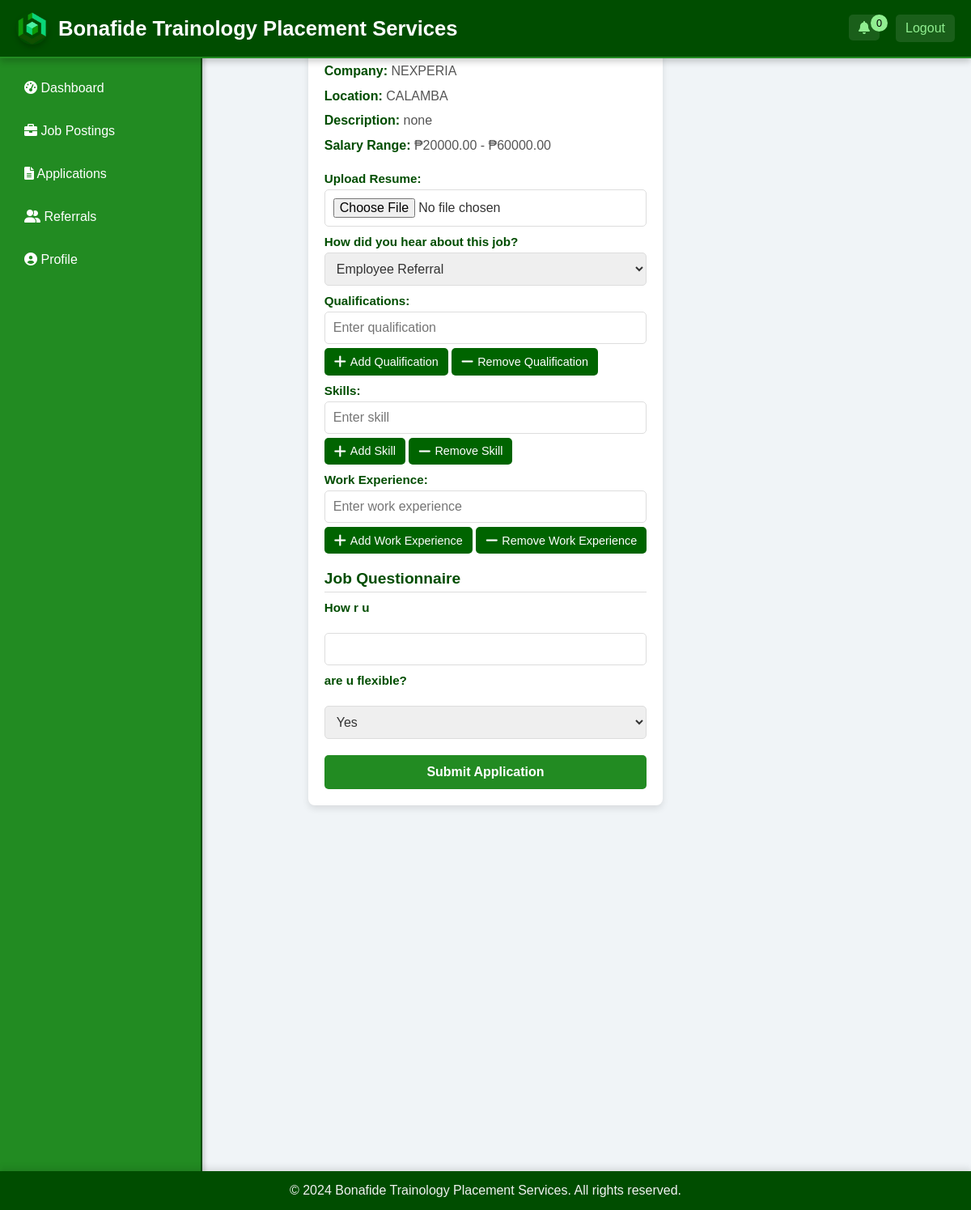
The page /applicant/apply_job.php?job_id=3 (signed in) on the database its author committed.
### tables this page shows
CREATE TABLE `job_postings` (
  `job_id` int(11) NOT NULL,
  `job_title` varchar(100) NOT NULL,
  `company` varchar(255) NOT NULL,
  `location` varchar(255) DEFAULT NULL,
  `min_salary` decimal(10,2) DEFAULT NULL,
  `max_salary` decimal(10,2) DEFAULT NULL,
  `description` text DEFAULT NULL,
  `openings` int(11) DEFAULT NULL,
  `created_by` int(11) DEFAULT NULL,
  `deadline` date NOT NULL,
  `status` enum('DRAFT','ACTIVE','ARCHIVED') DEFAULT 'DRAFT',
  `filled_date` datetime DEFAULT NULL,
  `created_at` datetime NOT NULL DEFAULT current_timestamp(),
  `has_questionnaire` tinyint(1) DEFAULT 0
);

CREATE TABLE `questionnaire_template` (
  `question_id` int(11) NOT NULL,
  `job_id` int(11) NOT NULL,
  `question_text` text NOT NULL,
  `is_required` tinyint(1) DEFAULT 1,
  `question_type` enum('TEXT','YES_NO') DEFAULT 'TEXT',
  `is_dealbreaker` tinyint(1) DEFAULT 0,
  `correct_answer` varchar(255) DEFAULT NULL
);

### applicant/apply_job.php (the view, shortened to what this page needs)
<?php
include 'sidebar.php';
include 'header.php';
$job_id = (int)$_GET['job_id'];
$job_sql = "SELECT * FROM job_postings WHERE job_id = ?";
$job_stmt = $conn->prepare($job_sql);
$job_stmt->bind_param("i", $job_id);
$job_stmt->execute();
$job_result = $job_stmt->get_result();
$job = $job_result->fetch_assoc();
$question_sql = "SELECT * FROM questionnaire_template WHERE job_id = ?";
$question_stmt = $conn->prepare($question_sql);
$question_stmt->bind_param("i", $job_id);
$question_stmt->execute();
$question_result = $question_stmt->get_result();
?>
<!DOCTYPE html>
<html lang="en">
<head>
    <link rel="stylesheet" href="https://cdnjs.cloudflare.com/ajax/libs/font-awesome/6.0.0-beta3/css/all.min.css">
    <link rel="stylesheet" href="applicant_styles.css">
</head>
<body class="apply_job-main-conntent">
    <div class="apply_job-container">
        <h2>Apply for Job: <?php echo htmlspecialchars($job['job_title']); ?></h2>
        <p><strong>Company:</strong> <?php echo htmlspecialchars($job['company']); ?></p>
        <p><strong>Location:</strong> <?php echo htmlspecialchars($job['location']); ?></p>
        <p><strong>Description:</strong> <?php echo nl2br(htmlspecialchars($job['description'])); ?></p>
        <p><strong>Salary Range: </strong>₱<?php echo htmlspecialchars($job['min_salary']); ?> - ₱<?php echo htmlspecialchars($job['max_salary']); ?></p>
        <form action="apply_job.php?job_id=<?php echo $job_id; ?>" method="POST" enctype="multipart/form-data">
            <label for="resume">Upload Resume:</label>
            <input type="file" name="resume" id="resume" required accept=".pdf,.doc,.docx"><br>
            <label for="referral_source">How did you hear about this job?</label>
            <select name="referral_source" id="referral_source" required>
                <option value="referral_applicants">Employee Referral</option>
            </select><br>
            <label for="qualifications">Qualifications:</label>
            <div id="qualifications-container">
                <input type="text" name="qualifications[]" placeholder="Enter qualification"><br>
            </div>
            <button type="button" onclick="addField('qualifications')"><i class="fas fa-plus"></i> Add Qualification</button>
            <button type="button" onclick="removeField('qualifications')"><i class="fas fa-minus"></i> Remove Qualification</button><br>
            <label for="skills">Skills:</label>
            <div id="skills-container">
                <input type="text" name="skills[]" placeholder="Enter skill"><br>
            </div>
            <button type="button" onclick="addField('skills')"><i class="fas fa-plus"></i> Add Skill</button>
            <button type="button" onclick="removeField('skills')"><i class="fas fa-minus"></i> Remove Skill</button><br>
            <label for="work_experience">Work Experience:</label>
            <div id="work_experience-container">
                <input type="text" name="work_experience[]" placeholder="Enter work experience"><br>
            </div>
            <button type="button" onclick="addField('work_experience')"><i class="fas fa-plus"></i> Add Work Experience</button>
            <button type="button" onclick="removeField('work_experience')"><i class="fas fa-minus"></i> Remove Work Experience</button><br>
            <?php if ($question_result->num_rows > 0): ?>
                <h3>Job Questionnaire</h3>
                <?php while ($question = $question_result->fetch_assoc()): ?>
                    <label><?php echo htmlspecialchars($question['question_text']); ?></label><br>
                    <?php if ($question['question_type'] === 'TEXT'): ?>
                        <input type="text" name="answers[<?php echo $question['question_id']; ?>]" required><br>
                    <?php elseif ($question['question_type'] === 'YES_NO'): ?>
                        <select name="answers[<?php echo $question['question_id']; ?>]" required>
                            <option value="YES">Yes</option>
                        </select><br>
                    <?php endif; ?>
                <?php endwhile; ?>
            <?php endif; ?>
            <button type="submit">Submit Application</button>
        </form>
    </div>
    <div style="height: 500px;"></div>
</body>
<?php
include 'footer.php';
?>
</html>

### applicant/applicant_styles.css (style rules this page uses)
* { margin: 0; padding: 0; box-sizing: border-box; font-family: Arial, sans-serif; }
body { display: flex; flex-direction: column; background-color: #f0f4f7; color: #333; }
html, body { margin: 0; padding: 0; display: flex; flex-direction: column; min-height: 100vh; font-family: Arial, sans-serif; }
.apply_job-container { max-width: 800px; margin: auto; padding: 20px; background-color: #ffffff; border-radius: 8px; box-shadow: 0 4px 8px rgba(0, 0, 0, 0.1); }
.apply_job-container h2 { color: #004d00; font-size: 1.8em; margin-bottom: 15px; border-bottom: 2px solid #004d00; padding-bottom: 5px; }
.apply_job-container p { font-size: 1em; color: #555; line-height: 1.6; margin: 5px 0; }
.apply_job-container p strong { color: #004d00; }
.apply_job-container form { margin-top: 20px; }
.apply_job-container label { font-weight: bold; color: #004d00; display: block; margin-top: 10px; font-size: 0.95em; }
.apply_job-container input[type="text"], .apply_job-container input[type="file"], .apply_job-container select { width: 100%; padding: 10px; margin-top: 5px; border: 1px solid #ddd; border-radius: 5px; font-size: 1em; color: #333; }
.apply_job-container button[type="button"] { background-color: #006400; color: white; border: none; border-radius: 5px; padding: 8px 12px; font-size: 0.9em; cursor: pointer; display: inline-flex; align-items: center; margin-top: 5px; transition: background-color 0.3s; }
.apply_job-container button[type="button"] i { margin-right: 5px; font-size: 1.2em; }
.apply_job-container button[type="submit"] { background-color: #228B22; color: white; padding: 12px 20px; border: none; border-radius: 5px; font-size: 1em; font-weight: bold; cursor: pointer; transition: background-color 0.3s; margin-top: 20px; }
.apply_job-container h3 { color: #004d00; font-size: 1.2em; margin-top: 20px; border-bottom: 1px solid #ddd; padding-bottom: 5px; }
button[type="submit"] { width: 100%; padding: 12px; background-color: #228B22; color: white; border: none; border-radius: 5px; font-size: 1em; cursor: pointer; transition: background-color 0.3s; }

### rows shown on the page
job_postings: company "NEXPERIA", location "CALAMBA", description "none", min_salary "20000.00", max_salary "60000.00"
questionnaire_template: question_text "How r u"
questionnaire_template: question_text "are u flexible?", question_id "Yes"

### other values the page prints
$unread_count "0"
